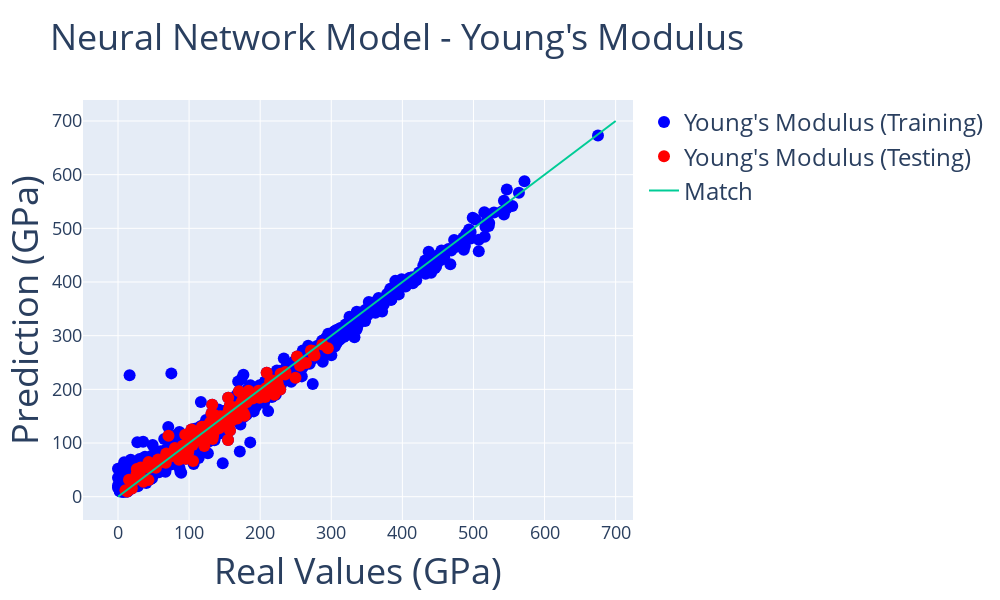

This figure's notebook cell:
### Markdown cell above
### 4. Plotting

The easiest way to see if the model did a good job estimating the Young's Modulus for the Elements is through a plot comparing Real Values with their Predictions. We will use [Plotly](https://plot.ly/python/) to create a plot like that. We covered how to plot in Plotly in the first tutorial of this tool. For values in this plot, the line (x = y) indicates a perfect match and would be the desirable result for the points. As you analyze the plot, you can hover on the points to see the data we obtained in the cell above.

### Code cell
import plotly
import plotly.graph_objs as go
from plotly.offline import iplot

plotly.offline.init_notebook_mode(connected=True)

layout0= go.Layout(title=go.layout.Title(text="Neural Network Model - Young's Modulus", font=dict(size=36)), hovermode= 'closest', width = 1000, height=600, showlegend=True,  # Hovermode establishes the way the labels that appear when you hover are arranged # Establishing a square plot width=height
    xaxis= dict(title=go.layout.xaxis.Title(text='Real Values (GPa)', font=dict(size=36)), zeroline= False, gridwidth= 1, tickfont=dict(size=18)), # Axis Titles. Removing the X-axis Mark. Adding a Grid
    yaxis= dict(title=go.layout.yaxis.Title(text='Prediction (GPa)', font=dict(size=36)), zeroline= False, gridwidth= 1, tickfont=dict(size=18)), # Axis Titles. Removing the Y-axis Mark. Adding a Grid
    legend=dict(font=dict(size=24))) # Adding a legend

trace0 = go.Scatter(x = all_labels, y = predictions, mode = 'markers', marker= dict(size= 12, color= 'blue'), text= elements, name = 'Young\'s Modulus (Training)')
trace1 = go.Scatter(x = test_labels, y = test_predictions, mode = 'markers', marker= dict(size= 12, color= 'red'), text = labeled_elements, name = 'Young\'s Modulus (Testing)')
trace2 = go.Scatter(x = [0,700], y = [0,700], mode = 'lines', name = "Match") # This trace is the line X = Y which would indicate that the Prediction equals the real value

data = [trace0, trace1, trace2]
fig= go.Figure(data, layout=layout0)
iplot(fig)

### Figure 1 — Plotly figure (JSON) as saved in the notebook; plotly's stock layout.template omitted (floating-point values rounded to 4 significant figures; data arrays with more than 128 entries replaced by an {"elided": "..."} marker saying what was removed)
{"data": [{"marker": {"color": "blue", "size": 12}, "mode": "markers", "name": "Young's Modulus (Training)", "text": {"elided": "2136 str values"}, "type": "scatter", "x": {"elided": "2136 float values"}, "y": {"elided": "2136 float values"}}, {"marker": {"color": "red", "size": 12}, "mode": "markers", "name": "Young's Modulus (Testing)", "text": {"elided": "136 str values"}, "type": "scatter", "x": {"elided": "136 float values"}, "y": {"elided": "136 float values"}}, {"mode": "lines", "name": "Match", "type": "scatter", "x": [0, 700], "y": [0, 700]}], "layout": {"height": 600, "hovermode": "closest", "legend": {"font": {"size": 24}}, "showlegend": true, "title": {"font": {"size": 36}, "text": "Neural Network Model - Young's Modulus"}, "width": 1000, "xaxis": {"gridwidth": 1, "tickfont": {"size": 18}, "title": {"font": {"size": 36}, "text": "Real Values (GPa)"}, "zeroline": false}, "yaxis": {"gridwidth": 1, "tickfont": {"size": 18}, "title": {"font": {"size": 36}, "text": "Prediction (GPa)"}, "zeroline": false}}}
